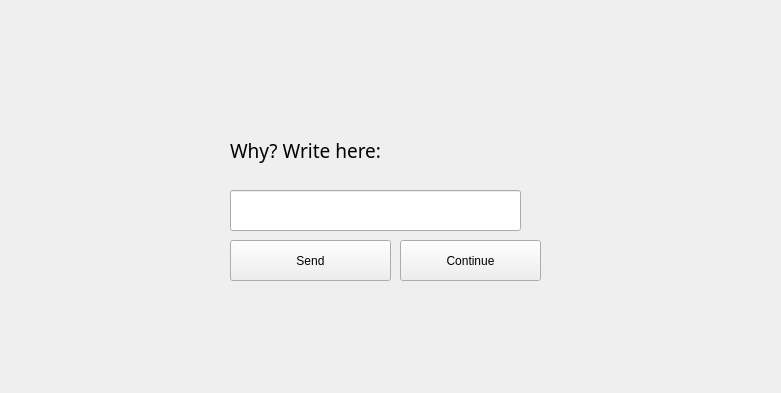
<?xml version="1.0" encoding="UTF-8"?>
<ui version="4.0">
 <class>FiftForm</class>
 <widget class="QWidget" name="FiftForm">
  <property name="geometry">
   <rect>
    <x>0</x>
    <y>0</y>
    <width>781</width>
    <height>393</height>
   </rect>
  </property>
  <property name="windowTitle">
   <string>Form</string>
  </property>
  <widget class="QLabel" name="label">
   <property name="geometry">
    <rect>
     <x>230</x>
     <y>120</y>
     <width>401</width>
     <height>61</height>
    </rect>
   </property>
   <property name="font">
    <font>
     <family>Microsoft YaHei</family>
     <pointsize>14</pointsize>
    </font>
   </property>
   <property name="text">
    <string>Why? Write here:</string>
   </property>
  </widget>
  <widget class="QLineEdit" name="lineEditWhy">
   <property name="geometry">
    <rect>
     <x>230</x>
     <y>190</y>
     <width>291</width>
     <height>41</height>
    </rect>
   </property>
  </widget>
  <widget class="QLabel" name="labelWhy">
   <property name="geometry">
    <rect>
     <x>230</x>
     <y>240</y>
     <width>291</width>
     <height>51</height>
    </rect>
   </property>
   <property name="text">
    <string/>
   </property>
  </widget>
  <widget class="QPushButton" name="btnSend">
   <property name="geometry">
    <rect>
     <x>230</x>
     <y>240</y>
     <width>161</width>
     <height>41</height>
    </rect>
   </property>
   <property name="text">
    <string>Send</string>
   </property>
  </widget>
  <widget class="QLabel" name="label2">
   <property name="geometry">
    <rect>
     <x>230</x>
     <y>290</y>
     <width>571</width>
     <height>51</height>
    </rect>
   </property>
   <property name="text">
    <string/>
   </property>
  </widget>
  <widget class="QPushButton" name="btnContinue">
   <property name="geometry">
    <rect>
     <x>400</x>
     <y>240</y>
     <width>141</width>
     <height>41</height>
    </rect>
   </property>
   <property name="text">
    <string>Continue</string>
   </property>
  </widget>
 </widget>
 <resources/>
 <connections/>
</ui>
